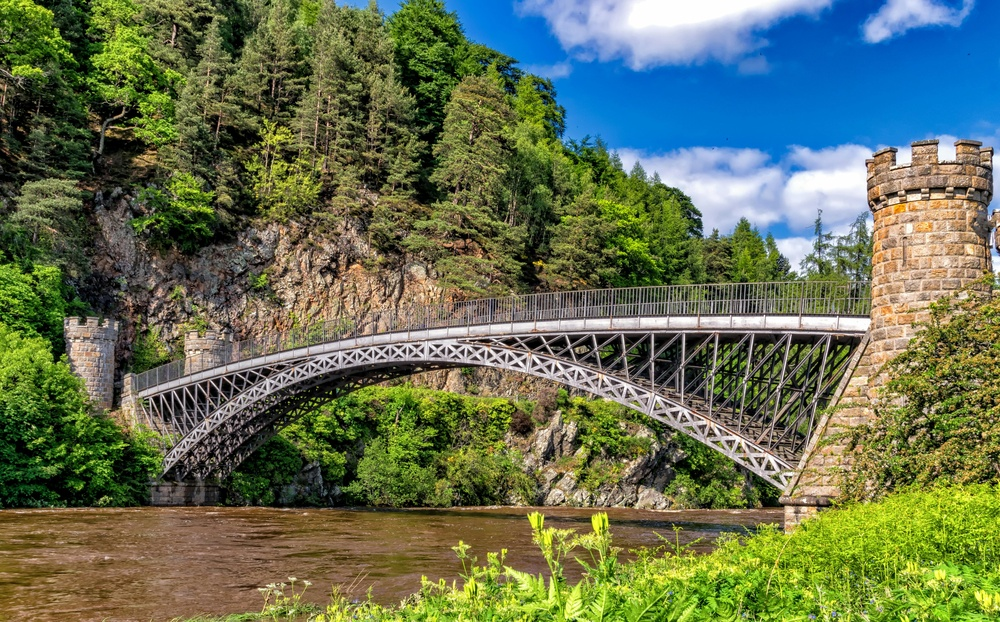
#> input picture open cv/pexels-pixabay-459203.jpg, 1000 x 622 px, shrunk from 5531 x 3443 before the run
$ jupyter execute '3. Exploring colors models.ipynb'
#> lines starting #> are read from the running program, lines starting #| are printed output that depends on the picture
🎨 Exploring Color Models in OpenCV

In computer vision, different color models are used because each one highlights different image properties.

1️⃣ Grayscale
	•	Represents image using only brightness (intensity).
	•	Reduces complexity and speeds up processing.
	•	Commonly used for edge detection and feature extraction.

2️⃣ RGB
	•	Represents colors using Red, Green, and Blue channels.
	•	Used mainly for image display and visualization.
	•	Not ideal for color detection due to lighting sensitivity.

3️⃣ BGR
	•	Same as RGB but with Blue first instead of Red.
	•	Default color format used by OpenCV internally.

4️⃣ HSV
	•	Separates color (Hue) from brightness (Value).
	•	Very useful for color detection and segmentation.
	•	Works better under changing lighting conditions.

5️⃣ LAB
	•	Designed to be close to human color perception.
	•	Separates lightness from color information.
	•	Useful for color comparison and correction tasks.

✅ Summary:
Each color model is chosen based on the task—speed (Grayscale), display (RGB/BGR), color detection (HSV), or perceptual accuracy (LAB).

[cell 1]
import cv2

[cell 2]
bgr_image = cv2.imread("pexels-pixabay-459203.jpg")
#> bgr_image is the input picture: shape (622, 1000, 3); mean B, G, R 84, 112.5, 101

[cell 3]
bgr_image

[cell 4]
## converting bgr to grayscale
## Grayscale: We use grayscale to remove color information and focus only on intensity, making processing faster and simpler for tasks like edge detection and shape analysis.
gray_image = cv2.cvtColor(bgr_image, cv2.COLOR_BGR2GRAY)
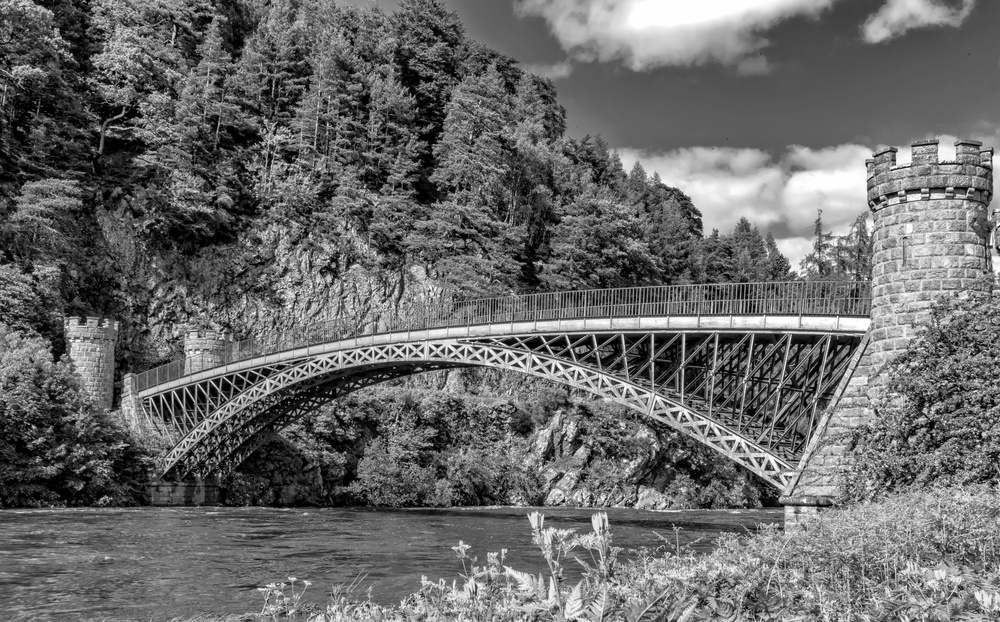
#> gray_image: shape (622, 1000); min 0, max 255, mean 105.8
cv2.imwrite("gray image.jpg", gray_image)
#> Out = True

[cell 5]
## converting bgr to HSV
## HSV: We use HSV to separate color information (hue) from lighting (value), making color-based detection more robust to illumination changes.
HSV_image = cv2.cvtColor(bgr_image,cv2.COLOR_BGR2HSV)
#> HSV_image: shape (622, 1000, 3); mean H, S, V 48.3, 136.8, 130.1
cv2.imwrite("hsv image.jpg",HSV_image)
#> Out = True

[cell 6]
## converting bgr to lab
## LAB: We use LAB because it is perceptually uniform and device-independent, so color differences match human vision and work well in color correction and comparison.
lab_image = cv2.cvtColor(bgr_image,cv2.COLOR_BGR2Lab)
#> lab_image: shape (622, 1000, 3); mean of channels 0, 1, 2 116.7, 123.1, 142.2
cv2.imwrite("lab image.jpg",lab_image)
#> Out = True

[cell 7]
## converting bgr to rgb
## RGB: We use RGB because it is the standard color model for image display and capture, directly matching how cameras and screens represent color.
rgb_image = cv2.cvtColor(bgr_image,cv2.COLOR_BGR2RGB)
cv2.imwrite("rgb image.jpg",lab_image)
#> Out = True
